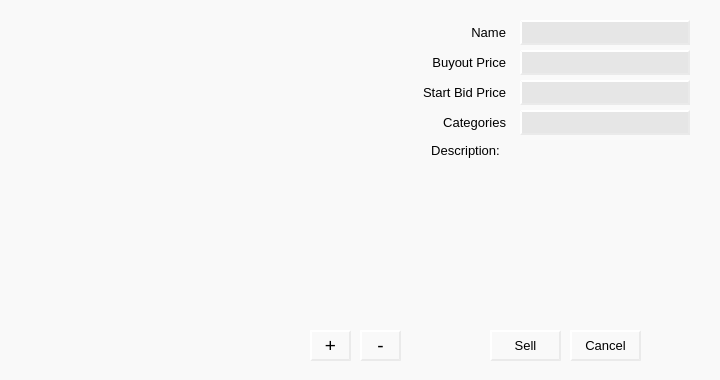
<?xml version="1.0" encoding="UTF-8"?>
<ui version="4.0">
 <class>Form</class>
 <widget class="QWidget" name="Form">
  <property name="geometry">
   <rect>
    <x>0</x>
    <y>0</y>
    <width>720</width>
    <height>380</height>
   </rect>
  </property>
  <property name="windowTitle">
   <string>Form</string>
  </property>
  <property name="styleSheet">
   <string notr="true">
QWidget#Form
{
	background-color: rgb(249, 249, 249);
}


QWidget
{
	background-color: rgba(239, 239, 239, 0);
}

QLabel
{
	padding: 2px;
}

QPushButton 
{
	background-color: qlineargradient(x1:0, y1:0, x2:1, y2:1,
stop:0 rgba(200, 200, 200, 255), 
stop:0.5 rgba(221, 221, 221, 255),
stop:1 rgba(200, 200, 200, 255));
	border-style: outset;
    border-width: 2px;
    border-color: rgba(234, 234, 234, 255)
 }

QPushButton#pushButton_02_buyitnow
{
	background-color: qlineargradient(x1:0, y1:0, x2:1, y2:1,
stop:0 rgba(234, 0, 0, 255), 
stop:0.5 rgba(255, 39, 39, 255),
stop:1 rgba(234, 0, 0, 255));
	color: rgb(249, 249, 249);
}

 QPushButton:pressed {
	background-color: rgb(221, 221, 221);
 }

 QPushButton:hover {
	 background-color: qlineargradient(x1:0, y1:0, x2:1, y2:1,
stop:0 rgba(229, 229, 229, 255), 
stop:0.5 rgba(221, 221, 221, 255),
stop:1 rgba(229, 229, 229, 221));
    border-color: rgba(221, 128, 32, 255)
 }


QLineEdit
{
	background-color:  rgba(230, 230, 230, 255);
	border-style: outset;
    border-width: 2px;
    border-color: rgba(234, 234, 234, 255);
 }
</string>
  </property>
  <widget class="QLabel" name="label_01_image">
   <property name="geometry">
    <rect>
     <x>30</x>
     <y>20</y>
     <width>381</width>
     <height>211</height>
    </rect>
   </property>
   <property name="font">
    <font>
     <pointsize>28</pointsize>
    </font>
   </property>
   <property name="text">
    <string>&lt;Image&gt;</string>
   </property>
   <property name="alignment">
    <set>Qt::AlignCenter</set>
   </property>
  </widget>
  <widget class="QPushButton" name="pushButton_01_addimage">
   <property name="geometry">
    <rect>
     <x>310</x>
     <y>330</y>
     <width>41</width>
     <height>31</height>
    </rect>
   </property>
   <property name="font">
    <font>
     <family>MS Shell Dlg 2</family>
     <pointsize>14</pointsize>
     <weight>50</weight>
     <bold>false</bold>
    </font>
   </property>
   <property name="text">
    <string>+</string>
   </property>
  </widget>
  <widget class="QPushButton" name="pushButton_02_deleteimage">
   <property name="geometry">
    <rect>
     <x>360</x>
     <y>330</y>
     <width>41</width>
     <height>31</height>
    </rect>
   </property>
   <property name="font">
    <font>
     <pointsize>14</pointsize>
     <weight>50</weight>
     <bold>false</bold>
    </font>
   </property>
   <property name="text">
    <string>-</string>
   </property>
  </widget>
  <widget class="QPushButton" name="pushButton_03_sell">
   <property name="geometry">
    <rect>
     <x>490</x>
     <y>330</y>
     <width>71</width>
     <height>31</height>
    </rect>
   </property>
   <property name="font">
    <font>
     <pointsize>10</pointsize>
    </font>
   </property>
   <property name="text">
    <string>Sell</string>
   </property>
  </widget>
  <widget class="QListWidget" name="listWidget_thumbnail">
   <property name="geometry">
    <rect>
     <x>20</x>
     <y>240</y>
     <width>391</width>
     <height>81</height>
    </rect>
   </property>
  </widget>
  <widget class="QPushButton" name="pushButton_04_cancel">
   <property name="geometry">
    <rect>
     <x>570</x>
     <y>330</y>
     <width>71</width>
     <height>31</height>
    </rect>
   </property>
   <property name="font">
    <font>
     <pointsize>10</pointsize>
    </font>
   </property>
   <property name="text">
    <string>Cancel</string>
   </property>
  </widget>
  <widget class="QLabel" name="label_02_name">
   <property name="geometry">
    <rect>
     <x>420</x>
     <y>20</y>
     <width>91</width>
     <height>25</height>
    </rect>
   </property>
   <property name="font">
    <font>
     <pointsize>10</pointsize>
    </font>
   </property>
   <property name="text">
    <string>Name</string>
   </property>
   <property name="alignment">
    <set>Qt::AlignRight|Qt::AlignTrailing|Qt::AlignVCenter</set>
   </property>
  </widget>
  <widget class="QLabel" name="label_03_buyoutprice">
   <property name="geometry">
    <rect>
     <x>420</x>
     <y>50</y>
     <width>91</width>
     <height>25</height>
    </rect>
   </property>
   <property name="font">
    <font>
     <pointsize>10</pointsize>
    </font>
   </property>
   <property name="text">
    <string>Buyout Price</string>
   </property>
   <property name="alignment">
    <set>Qt::AlignRight|Qt::AlignTrailing|Qt::AlignVCenter</set>
   </property>
  </widget>
  <widget class="QLabel" name="label_04_bidprice">
   <property name="geometry">
    <rect>
     <x>420</x>
     <y>80</y>
     <width>91</width>
     <height>25</height>
    </rect>
   </property>
   <property name="font">
    <font>
     <pointsize>10</pointsize>
    </font>
   </property>
   <property name="text">
    <string>Start Bid Price</string>
   </property>
   <property name="alignment">
    <set>Qt::AlignRight|Qt::AlignTrailing|Qt::AlignVCenter</set>
   </property>
  </widget>
  <widget class="QLineEdit" name="lineEdit_02_name">
   <property name="geometry">
    <rect>
     <x>520</x>
     <y>20</y>
     <width>170</width>
     <height>25</height>
    </rect>
   </property>
  </widget>
  <widget class="QLineEdit" name="lineEdit_03_buyoutprice">
   <property name="geometry">
    <rect>
     <x>520</x>
     <y>50</y>
     <width>170</width>
     <height>25</height>
    </rect>
   </property>
  </widget>
  <widget class="QLineEdit" name="lineEdit_04_bidprice">
   <property name="geometry">
    <rect>
     <x>520</x>
     <y>80</y>
     <width>170</width>
     <height>25</height>
    </rect>
   </property>
  </widget>
  <widget class="QCheckBox" name="checkBox_buyoutavailable">
   <property name="geometry">
    <rect>
     <x>415</x>
     <y>50</y>
     <width>25</width>
     <height>25</height>
    </rect>
   </property>
   <property name="text">
    <string/>
   </property>
  </widget>
  <widget class="QLabel" name="label_06_description">
   <property name="geometry">
    <rect>
     <x>420</x>
     <y>140</y>
     <width>91</width>
     <height>21</height>
    </rect>
   </property>
   <property name="font">
    <font>
     <pointsize>10</pointsize>
    </font>
   </property>
   <property name="text">
    <string>Description:</string>
   </property>
   <property name="alignment">
    <set>Qt::AlignCenter</set>
   </property>
  </widget>
  <widget class="QTextEdit" name="textEdit_06_description">
   <property name="geometry">
    <rect>
     <x>430</x>
     <y>160</y>
     <width>271</width>
     <height>161</height>
    </rect>
   </property>
  </widget>
  <widget class="QLabel" name="label_05_categories">
   <property name="geometry">
    <rect>
     <x>420</x>
     <y>110</y>
     <width>91</width>
     <height>25</height>
    </rect>
   </property>
   <property name="font">
    <font>
     <pointsize>10</pointsize>
    </font>
   </property>
   <property name="text">
    <string>Categories</string>
   </property>
   <property name="alignment">
    <set>Qt::AlignRight|Qt::AlignTrailing|Qt::AlignVCenter</set>
   </property>
  </widget>
  <widget class="QLineEdit" name="lineEdit_05_categories">
   <property name="geometry">
    <rect>
     <x>520</x>
     <y>110</y>
     <width>170</width>
     <height>25</height>
    </rect>
   </property>
   <property name="text">
    <string/>
   </property>
  </widget>
 </widget>
 <tabstops>
  <tabstop>lineEdit_02_name</tabstop>
  <tabstop>checkBox_buyoutavailable</tabstop>
  <tabstop>lineEdit_03_buyoutprice</tabstop>
  <tabstop>lineEdit_04_bidprice</tabstop>
  <tabstop>lineEdit_05_categories</tabstop>
  <tabstop>textEdit_06_description</tabstop>
  <tabstop>listWidget_thumbnail</tabstop>
  <tabstop>pushButton_01_addimage</tabstop>
  <tabstop>pushButton_02_deleteimage</tabstop>
  <tabstop>pushButton_03_sell</tabstop>
  <tabstop>pushButton_04_cancel</tabstop>
 </tabstops>
 <resources/>
 <connections/>
</ui>
